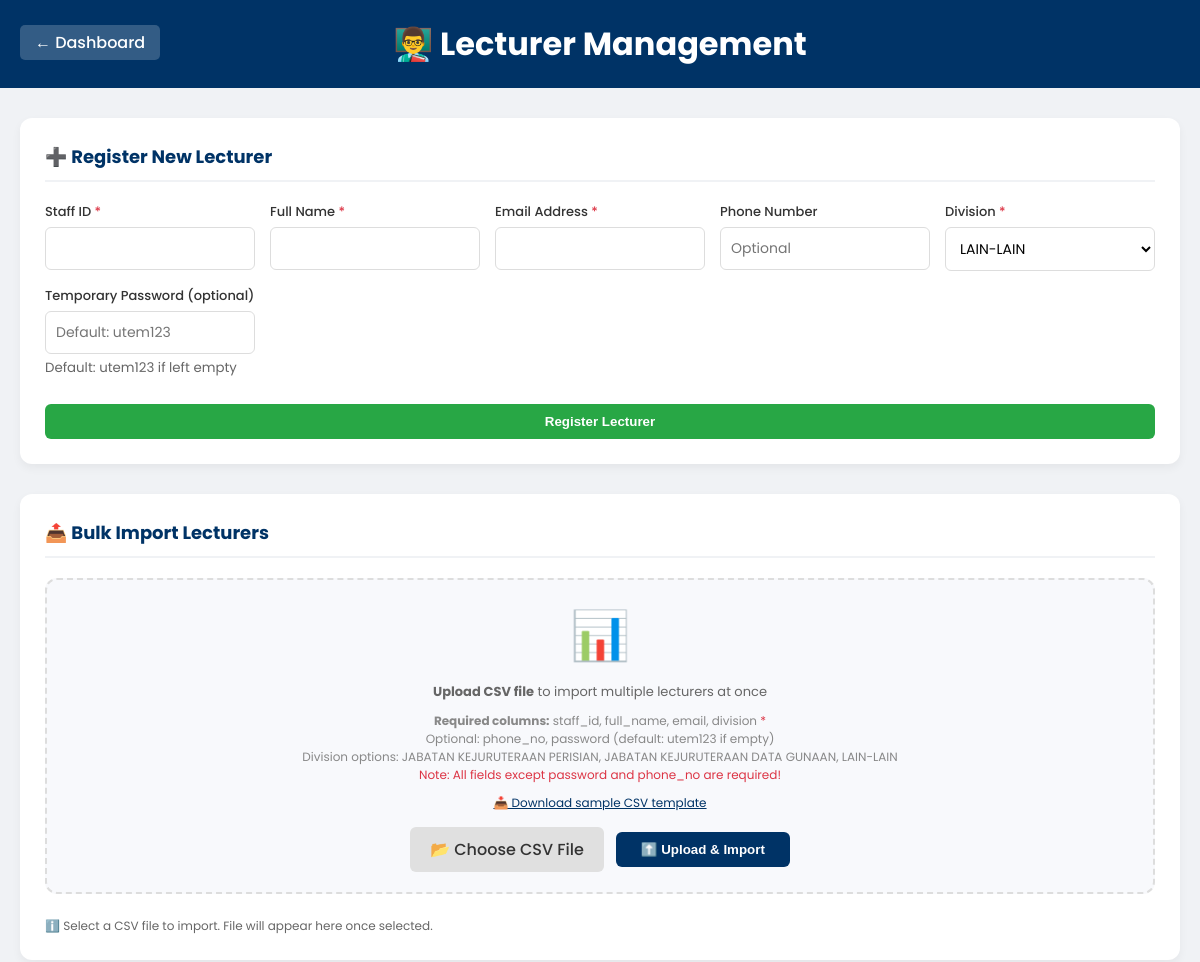
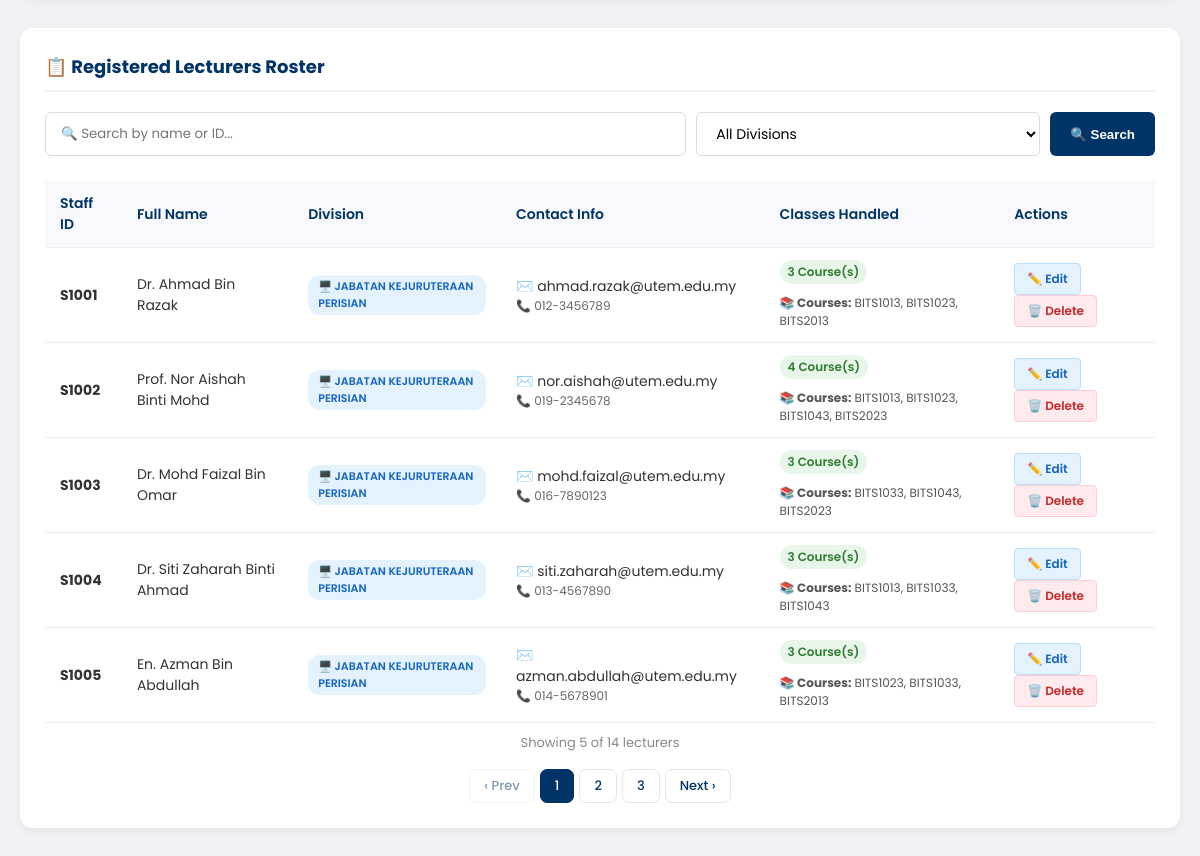
The page /lecturer_management.php (signed in) on the database its author committed (2 pictures, top to bottom).
### tables this page shows
CREATE TABLE `lecturer` (
  `lecturer_id` int(11) NOT NULL,
  `staff_id` varchar(20) NOT NULL,
  `password` varchar(255) NOT NULL,
  `full_name` varchar(100) NOT NULL,
  `email` varchar(100) NOT NULL,
  `phone_no` varchar(15) DEFAULT NULL,
  `lecturer_type` enum('penyelaras','pensyarah','both') DEFAULT 'pensyarah',
  `division` enum('JABATAN KEJURUTERAAN PERISIAN','JABATAN KEJURUTERAAN DATA GUNAAN','LAIN-LAIN') NOT NULL DEFAULT 'LAIN-LAIN',
  `created_at` timestamp NOT NULL DEFAULT current_timestamp()
);

### lecturer_management.php (the view, shortened to what this page needs)
<?php
include 'includes/config.php';
$edit_mode = false;
$edit_data = ['lecturer_id'=>'', 'staff_id'=>'', 'full_name'=>'', 'email'=>'', 'phone_no'=>'', 'division'=>'', 'password'=>''];
$search_term = "";
$division_filter = "";
$page = isset($_GET['page']) ? max(1, (int)$_GET['page']) : 1;
$limit = 5;
$offset = ($page - 1) * $limit;
$search_query = "";
$count_query = "SELECT COUNT(DISTINCT l.lecturer_id) as total FROM lecturer l $search_query";
$count_result = mysqli_query($conn, $count_query);
$total_lecturers = $count_result->fetch_assoc()['total'];
$total_pages = ceil($total_lecturers / $limit);
$query = "
    SELECT l.lecturer_id, l.staff_id, l.full_name, l.email, l.phone_no, l.division,
           COUNT(DISTINCT cl.class_id) as class_count,
           GROUP_CONCAT(DISTINCT c.class_code ORDER BY c.class_code SEPARATOR ', ') as class_list,
           GROUP_CONCAT(DISTINCT cl.role SEPARATOR ', ') as role_list
    FROM lecturer l
    LEFT JOIN course_lecturer cl ON l.lecturer_id = cl.lecturer_id
    LEFT JOIN class c ON cl.class_id = c.class_id
    $search_query
    GROUP BY l.lecturer_id
    ORDER BY l.staff_id ASC
    LIMIT $limit OFFSET $offset
";
$result = mysqli_query($conn, $query);
?>
<!DOCTYPE html>
<html lang="en">
<head>
</head>
<body>
    <div class="header">
        <a href="admin_dashboard.php" class="back-btn">← Dashboard</a>
        <h1>👨‍🏫 Lecturer Management</h1>
    </div>
    <div class="container">
        <div class="card">
            <h2>
                <?php echo $edit_mode ? '✏️ Edit Lecturer Details' : '➕ Register New Lecturer'; ?>
            </h2>
            <form action="lecturer_management.php" method="POST">
                <div class="form-grid">
                    <div class="input-group">
                        <label>Staff ID <span class="required">*</span></label>
                        <input type="text" name="staff_id" value="<?php echo htmlspecialchars($edit_data['staff_id']); ?>" required>
                    </div>
                    <div class="input-group">
                        <label>Full Name <span class="required">*</span></label>
                        <input type="text" name="full_name" value="<?php echo htmlspecialchars($edit_data['full_name']); ?>" required>
                    </div>
                    <div class="input-group">
                        <label>Email Address <span class="required">*</span></label>
                        <input type="email" name="email" value="<?php echo htmlspecialchars($edit_data['email']); ?>" required>
                    </div>
                    <div class="input-group">
                        <label>Phone Number</label>
                        <input type="text" name="phone_no" value="<?php echo htmlspecialchars($edit_data['phone_no']); ?>" placeholder="Optional">
                    </div>
                    <div class="input-group">
                        <label>Division <span class="required">*</span></label>
                        <select name="division" required>
                            <option value="LAIN-LAIN" <?php echo ($edit_data['division'] == 'LAIN-LAIN' || empty($edit_data['division'])) ? 'selected' : ''; ?>>
                                LAIN-LAIN
                            </option>
                        </select>
                    </div>
                    <div class="input-group">
                        <label><?php echo $edit_mode ? 'New Password (leave blank to keep current)' : 'Temporary Password (optional)'; ?></label>
                        <input type="text" name="password" <?php echo $edit_mode ? '' : 'placeholder="Default: utem123"'; ?>>
                        <?php if(!$edit_mode): ?>
                            <small style="color:#666;">Default: utem123 if left empty</small>
                        <?php endif; ?>
                    </div>
                </div>
                <?php if($edit_mode): ?>
                    <button type="submit" name="update_lecturer" class="submit-btn update-btn">Update Lecturer</button>
                    <a href="lecturer_management.php" class="cancel-btn">Cancel Edit</a>
                <?php else: ?>
                    <button type="submit" name="add_lecturer" class="submit-btn">Register Lecturer</button>
                <?php endif; ?>
            </form>
        </div>
        <div class="card">
            <h2>📤 Bulk Import Lecturers</h2>
            <div class="import-section">
                <div class="icon">📊</div>
                <p><strong>Upload CSV file</strong> to import multiple lecturers at once</p>
                <p style="font-size: 12px; color: #888;">
                    <strong>Required columns:</strong> staff_id, full_name, email, division <span style="color: #dc3545;">*</span><br>
                    Optional: phone_no, password (default: utem123 if empty)<br>
                    Division options: JABATAN KEJURUTERAAN PERISIAN, JABATAN KEJURUTERAAN DATA GUNAAN, LAIN-LAIN<br>
                    <span style="color: #dc3545;">Note: All fields except password and phone_no are required!</span>
                </p>
                <p style="font-size: 12px; color: #888;">
                    <a href="#" onclick="downloadSampleCSV()" class="sample-link">📥 Download sample CSV template</a>
                </p>
                <form method="POST" enctype="multipart/form-data" style="margin-top: 15px;">
                    <div class="import-actions">
                        <div class="file-input-wrapper">
                            <span class="file-input-label" id="fileLabel">📂 Choose CSV File</span>
                        </div>
                        <button type="submit" name="import_lecturers" class="import-btn">
                            ⬆️ Upload & Import
                        </button>
                    </div>
                </form>
            </div>
            <div id="fileListContainer" style="margin-top: 15px;">
                <div class="file-info-text" id="fileInfoText">
                    ℹ️ Select a CSV file to import. File will appear here once selected.
                </div>
            </div>
        </div>
        <div class="card">
            <h2>📋 Registered Lecturers Roster</h2>
            <form action="lecturer_management.php" method="GET" class="search-filter-container">
                <input type="text" name="search" placeholder="🔍 Search by name or ID..." value="<?php echo htmlspecialchars($search_term); ?>">
                <select name="division">
                    <option value="">All Divisions</option>
                </select>
                <button type="submit" class="search-btn">🔍 Search</button>
            </form>
            <div style="overflow-x: auto;">
                <?php if($result && mysqli_num_rows($result) > 0): ?>
                    <table>
                        <thead>
                            <tr>
                                <th>Staff ID</th>
                                <th>Full Name</th>
                                <th>Division</th>
                                <th>Contact Info</th>
                                <th>Classes Handled</th>
                                <th>Actions</th>
                            </tr>
                        </thead>
                        <tbody>
                            <?php while($row = mysqli_fetch_assoc($result)): ?>
                                <tr>
                                    <td><strong><?php echo htmlspecialchars($row['staff_id']); ?></strong></td>
                                    <td><?php echo htmlspecialchars($row['full_name']); ?></td>
                                    <td>
                                        <?php
                                        $division_class = '';
                                        $division_label = '';
                                        if ($row['division'] == 'JABATAN KEJURUTERAAN PERISIAN') {
                                            $division_class = 'badge-software';
                                            $division_label = '🖥️ ' . $row['division'];
                                        } elseif ($row['division'] == 'JABATAN KEJURUTERAAN DATA GUNAAN') {
                                            $division_class = 'badge-data';
                                            $division_label = '📊 ' . $row['division'];
                                        } else {
                                            $division_class = 'badge-other';
                                            $division_label = '📌 ' . $row['division'];
                                        }
                                        ?>
                                        <span class="badge-division <?php echo $division_class; ?>">
                                            <?php echo $division_label; ?>
                                        </span>
                                    </td>
                                    <td>
                                        <div>✉️ <?php echo htmlspecialchars($row['email']); ?></div>
                                        <?php if($row['phone_no']): ?>
                                            <div style="font-size:12px; color:#666;">📞 <?php echo htmlspecialchars($row['phone_no']); ?></div>
                                        <?php endif; ?>
                                    </td>
                                    <td>
                                        <span class="badge"><?php echo $row['class_count']; ?> Course(s)</span>
                                        <?php if($row['class_list']): ?>
                                            <div class="class-list">
                                                <strong>📚 Courses:</strong> <?php echo htmlspecialchars($row['class_list']); ?>
                                            </div>
                                        <?php else: ?>
                                            <div class="class-list" style="color: #999;">No courses assigned yet</div>
                                        <?php endif; ?>
                                    </td>
                                    <td>
                                        <a href="lecturer_management.php?edit_id=<?php echo $row['lecturer_id']; ?>&search=<?php echo urlencode($search_term); ?>&division=<?php echo urlencode($division_filter); ?>&page=<?php echo $page; ?>" class="action-btn btn-edit">✏️ Edit</a>
                                        <a href="lecturer_management.php?delete_id=<?php echo $row['lecturer_id']; ?>&search=<?php echo urlencode($search_term); ?>&division=<?php echo urlencode($division_filter); ?>&page=<?php echo $page; ?>"
                                           class="action-btn btn-delete"
                                           onclick="return confirm('Are you sure you want to remove this lecturer? This will also remove their course assignments.');">
                                           🗑️ Delete
                                        </a>
                                    </td>
                                </tr>
                            <?php endwhile; ?>
                        </tbody>
                    </table>
                <?php endif; ?>
            </div>
            <div class="result-count">
                Showing <?php echo mysqli_num_rows($result); ?> of <?php echo $total_lecturers; ?> lecturers
            </div>
            <?php if ($total_pages > 1): ?>
            <div class="pagination">
                <?php if ($page > 1): ?>
                    <a href="?page=<?php echo $page-1; ?>&search=<?php echo urlencode($search_term); ?>&division=<?php echo urlencode($division_filter); ?>">‹ Prev</a>
                <?php else: ?>
                    <span class="disabled">‹ Prev</span>
                <?php endif; ?>
                <?php for ($i = 1; $i <= $total_pages; $i++): ?>
                    <?php if ($i == $page): ?>
                        <span class="active"><?php echo $i; ?></span>
                    <?php else: ?>
                        <a href="?page=<?php echo $i; ?>&search=<?php echo urlencode($search_term); ?>&division=<?php echo urlencode($division_filter); ?>"><?php echo $i; ?></a>
                    <?php endif; ?>
                <?php endfor; ?>
                <?php if ($page < $total_pages): ?>
                    <a href="?page=<?php echo $page+1; ?>&search=<?php echo urlencode($search_term); ?>&division=<?php echo urlencode($division_filter); ?>">Next ›</a>
                <?php else: ?>
                    <span class="disabled">Next ›</span>
                <?php endif; ?>
            </div>
            <?php endif; ?>
        </div>
    </div>
</body>
</html>

### rows shown on the page
lecturer: staff "S1001", full_name "Dr. Ahmad Bin Razak", division "🖥️ JABATAN KEJURUTERAAN PERISIAN", email "ahmad.razak@utem.edu.my", phone_no "012-3456789", class_count "3", class_list "BITS1013, BITS1023, BITS2013"
lecturer: staff "S1002", full_name "Prof. Nor Aishah Binti Mohd", division "🖥️ JABATAN KEJURUTERAAN PERISIAN", email "nor.aishah@utem.edu.my", phone_no "019-2345678", class_count "4", class_list "BITS1013, BITS1023, BITS1043, BITS2023"
lecturer: staff "S1003", full_name "Dr. Mohd Faizal Bin Omar", division "🖥️ JABATAN KEJURUTERAAN PERISIAN", email "mohd.faizal@utem.edu.my", phone_no "016-7890123", class_count "3", class_list "BITS1033, BITS1043, BITS2023"
lecturer: staff "S1004", full_name "Dr. Siti Zaharah Binti Ahmad", division "🖥️ JABATAN KEJURUTERAAN PERISIAN", email "siti.zaharah@utem.edu.my", phone_no "013-4567890", class_count "3", class_list "BITS1013, BITS1033, BITS1043"
lecturer: staff "S1005", full_name "En. Azman Bin Abdullah", division "🖥️ JABATAN KEJURUTERAAN PERISIAN", email "azman.abdullah@utem.edu.my", phone_no "014-5678901", class_count "3", class_list "BITS1023, BITS1033, BITS2013"

### other values the page prints
mysqli_num_rows($result) "5"
$total_lecturers "14"
